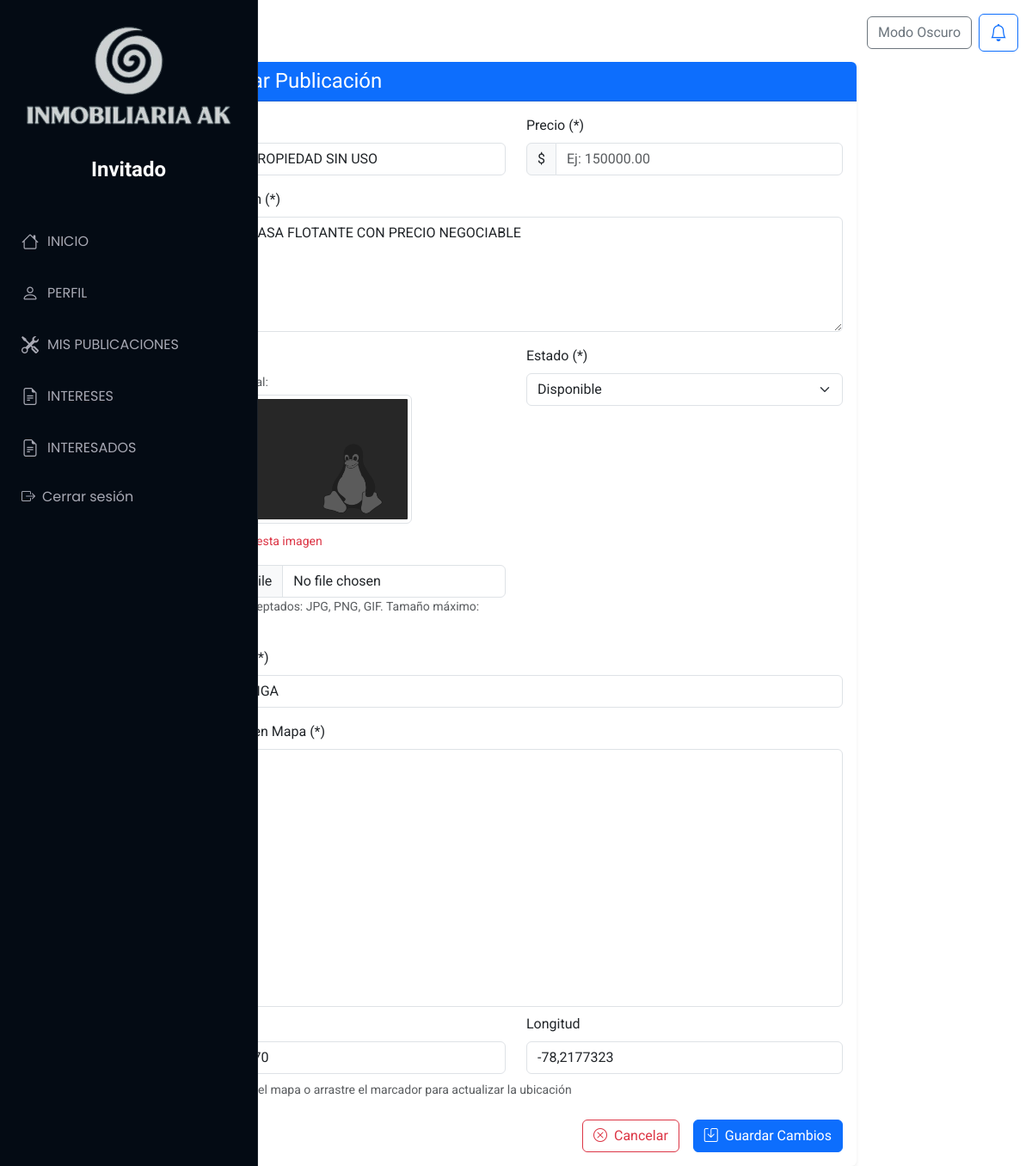
Page /Publicaciones/editarPropiedad/10 on the earlier database version.
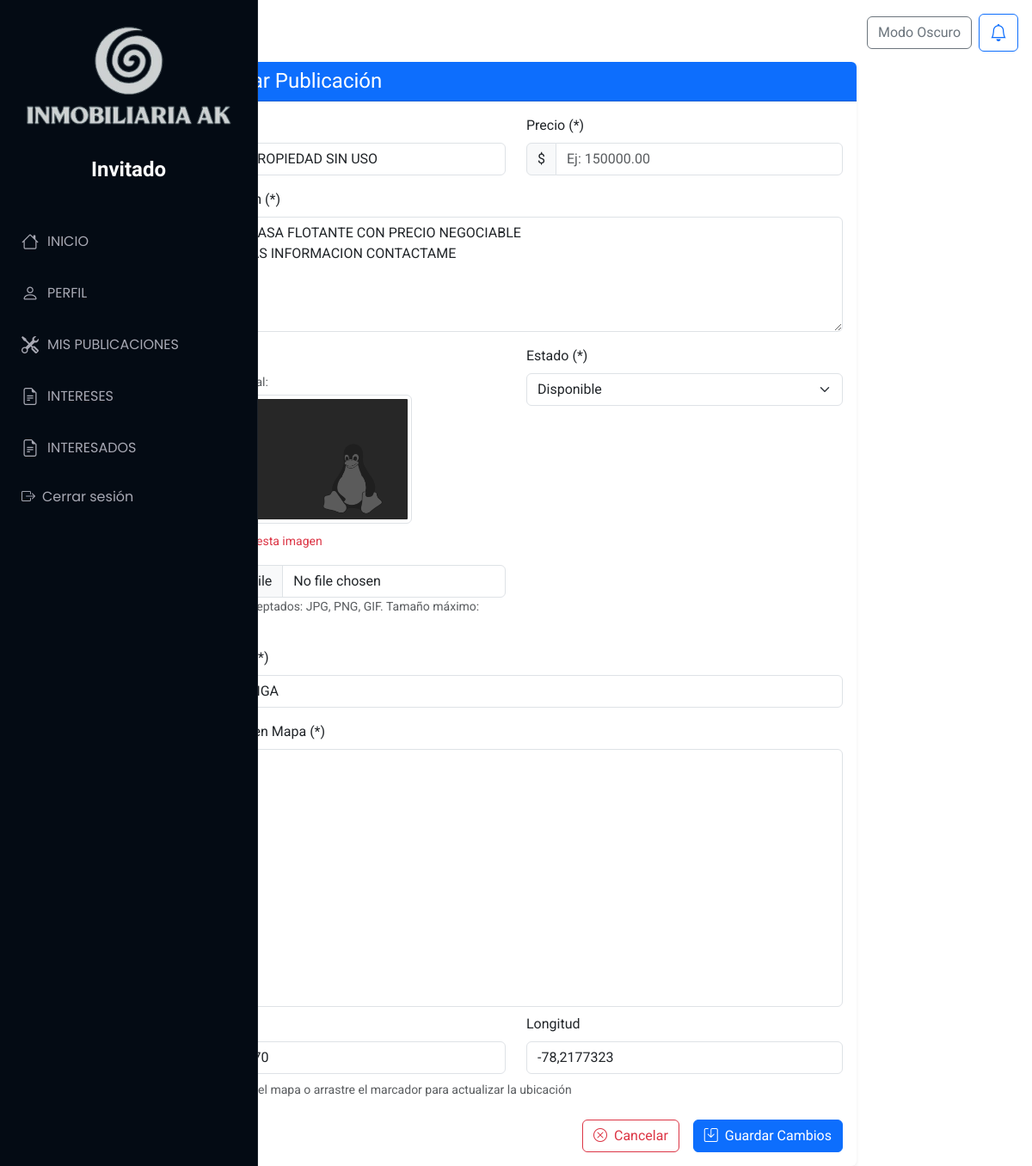
Same page on the later database version.
### Aplicaciones/Publicaciones/models.py (models this page shows)
class Propiedad(models.Model):
    id_propiedad = models.AutoField(primary_key=True)
    titulo = models.CharField(max_length=200)
    imagen = models.FileField(upload_to='propiedades/')
    descripcion = models.TextField()
    precio = models.DecimalField(max_digits=12, decimal_places=2)
    ubicacion=models.CharField(max_length=200,null=True,blank=True)
    usuario = models.ForeignKey(Usuario, on_delete=models.CASCADE)
    latitud = models.DecimalField(max_digits=9, decimal_places=7)
    longitud = models.DecimalField(max_digits=10, decimal_places=7)
    estado = models.CharField(max_length=50)
    fecha_publicacion = models.DateTimeField(auto_now_add=True)
    fecha_actualizacion = models.DateTimeField(auto_now=True,null=True,blank=True)

### Aplicaciones/Publicaciones/views.py (the view)
# urls.py: path('editarPropiedad/<id>',views.editarPropiedad),
def editarPropiedad(request, id):
    propiedad = get_object_or_404(Propiedad, id_propiedad=id)
    return render(request, "editarPropiedad.html", {'propiedad': propiedad})

### Aplicaciones/Publicaciones/templates/editarPropiedad.html (shortened to what the changed rows need)
{% extends 'plantilla.html' %}
{% load static %}
{% block body %}
<br><br>
<div class="row justify-content-center">
    <div class="col-lg-8">
        <div class="card shadow-sm border-0 rounded-lg mt-4">
            <div class="card-header bg-primary text-white">
                <h2 class="h4 mb-0">Editar Publicación</h2>
            </div>
            <div class="card-body">
                <form action="{% url 'procesarEdicionPropiedad' %}" method="post" enctype="multipart/form-data" id="frm_editar_propiedad">
                    <div class="row">
                        <div class="col-md-6 mb-3">
                            <label for="titulo" class="form-label">Título (*)</label>
                            <input class="form-control" type="text" name="titulo" id="titulo" value="{{ propiedad.titulo }}" placeholder="Título de la propiedad">
                        </div>
                    </div>
                    <div class="mb-3">
                        <label for="descripcion" class="form-label">Descripción (*)</label>
                        <textarea class="form-control" name="descripcion" id="descripcion" rows="5" placeholder="Describa la propiedad en detalle">{{ propiedad.descripcion }}</textarea>
                    </div>
                    <div class="row">
                        <div class="col-md-6 mb-3">
                            {% if propiedad.imagen %}
                                <div class="mb-3">
                                    <p class="mb-1 small text-muted">Imagen actual:</p>
                                    <img src="{{ propiedad.imagen.url }}" class="img-thumbnail" style="max-height: 150px;">
                                    <div class="form-check mt-2">
                                        <label class="form-check-label small text-danger" for="eliminar_imagen">
                                            Eliminar esta imagen
                                        </label>
                                    </div>
                                </div>
                            {% endif %}
                        </div>
                        <div class="col-md-6 mb-3">
                            <label for="estado" class="form-label">Estado (*)</label>
                            <select class="form-select" name="estado" id="estado">
                                <option value="Disponible" {% if propiedad.estado == "Disponible" %}selected{% endif %}>Disponible</option>
                            </select>
                        </div>
                    </div>
                    <div class="mb-3">
                        <label for="ubicacion" class="form-label">Ubicación (*)</label>
                        <input class="form-control" type="text" name="ubicacion" id="ubicacion" value="{{ propiedad.ubicacion }}" placeholder="Dirección o referencia">
                    </div>
                    <div class="mb-3">
                        <div class="row">
                            <div class="col-md-6 mb-2">
                                <label for="latitud" class="form-label">Latitud</label>
                                <input class="form-control" type="text" name="latitud" id="latitud" value="{{ propiedad.latitud }}" readonly>
                            </div>
                            <div class="col-md-6 mb-2">
                                <label for="longitud" class="form-label">Longitud</label>
                                <input class="form-control" type="text" name="longitud" id="longitud" value="{{ propiedad.longitud }}" readonly>
                            </div>
                        </div>
                    </div>
                </form>
            </div>
        </div>
    </div>
</div>
<link href="https://cdn.jsdelivr.net/npm/bootstrap-icons@1.8.0/font/bootstrap-icons.css" rel="stylesheet">
<link href="https://cdn.jsdelivr.net/npm/bootstrap-fileinput@5.5.0/css/fileinput.min.css" rel="stylesheet">
{% endblock %}

Differences in the rows shown:
changed Propiedad "VENDO PROPIEDAD SIN USO": descripcion "VENDO CASA FLOTANTE CON PRECIO NEGOCIABLE" → "VENDO CASA FLOTANTE CON PRECIO NEGOCIABLE PARA MAS INFORMACION CONTACTAME"
